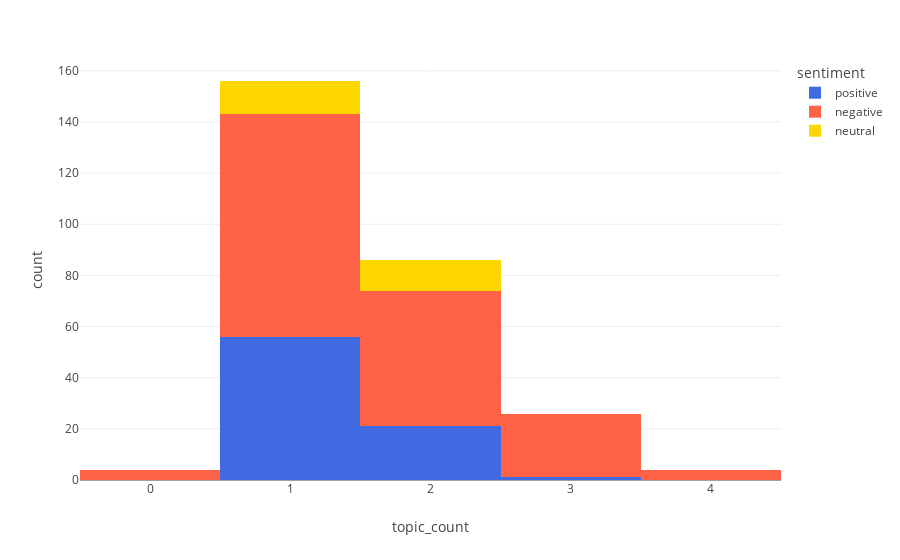

The notebook cell this image was saved under:
### Code cell
px.histogram(data_frame=group_df,
             x = 'topic_count',
             color= 'sentiment',
             color_discrete_sequence = bar_new_color_discrete_sequence,
             category_orders = {"sentiment": ['positive' ,'negative' 'neutral']})

### Figure 1 — Plotly figure (JSON) as saved in the notebook; plotly's stock layout.template omitted (floating-point values rounded to 4 significant figures; data arrays with more than 128 entries replaced by an {"elided": "..."} marker saying what was removed)
{"data": [{"alignmentgroup": "True", "bingroup": "x", "hovertemplate": "sentiment=positive<br>topic_count=%{x}<br>count=%{y}<extra></extra>", "legendgroup": "positive", "marker": {"color": " royalblue", "pattern": {"shape": ""}}, "name": "positive", "offsetgroup": "positive", "orientation": "v", "showlegend": true, "type": "histogram", "x": [1, 1, 2, 1, 2, 1, 1, 1, 1, 1, 1, 2, 1, 2, 1, 1, 1, 1, 1, 1, 1, 1, 1, 1, 1, 1, 1, 1, 2, 1, 1, 2, 2, 2, 1, 1, 2, 2, 1, 1, 2, 1, 1, 2, 1, 1, 1, 1, 1, 1, 1, 1, 2, 2, 1, 1, 1, 1, 1, 2, 2, 2, 2, 1, 1, 1, 1, 2, 1, 1, 2, 1, 2, 1, 1, 1, 1, 3], "xaxis": "x", "yaxis": "y"}, {"alignmentgroup": "True", "bingroup": "x", "hovertemplate": "sentiment=negative<br>topic_count=%{x}<br>count=%{y}<extra></extra>", "legendgroup": "negative", "marker": {"color": "tomato", "pattern": {"shape": ""}}, "name": "negative", "offsetgroup": "negative", "orientation": "v", "showlegend": true, "type": "histogram", "x": {"elided": "173 int values"}, "xaxis": "x", "yaxis": "y"}, {"alignmentgroup": "True", "bingroup": "x", "hovertemplate": "sentiment=neutral<br>topic_count=%{x}<br>count=%{y}<extra></extra>", "legendgroup": "neutral", "marker": {"color": "gold", "pattern": {"shape": ""}}, "name": "neutral", "offsetgroup": "neutral", "orientation": "v", "showlegend": true, "type": "histogram", "x": [1, 1, 1, 2, 1, 1, 2, 2, 1, 1, 1, 1, 2, 1, 2, 1, 1, 2, 2, 2, 2, 2, 2, 2, 1], "xaxis": "x", "yaxis": "y"}], "layout": {"barmode": "relative", "legend": {"title": {"text": "sentiment"}, "tracegroupgap": 0}, "margin": {"t": 60}, "xaxis": {"anchor": "y", "domain": [0, 1], "title": {"text": "topic_count"}}, "yaxis": {"anchor": "x", "domain": [0, 1], "title": {"text": "count"}}}}
